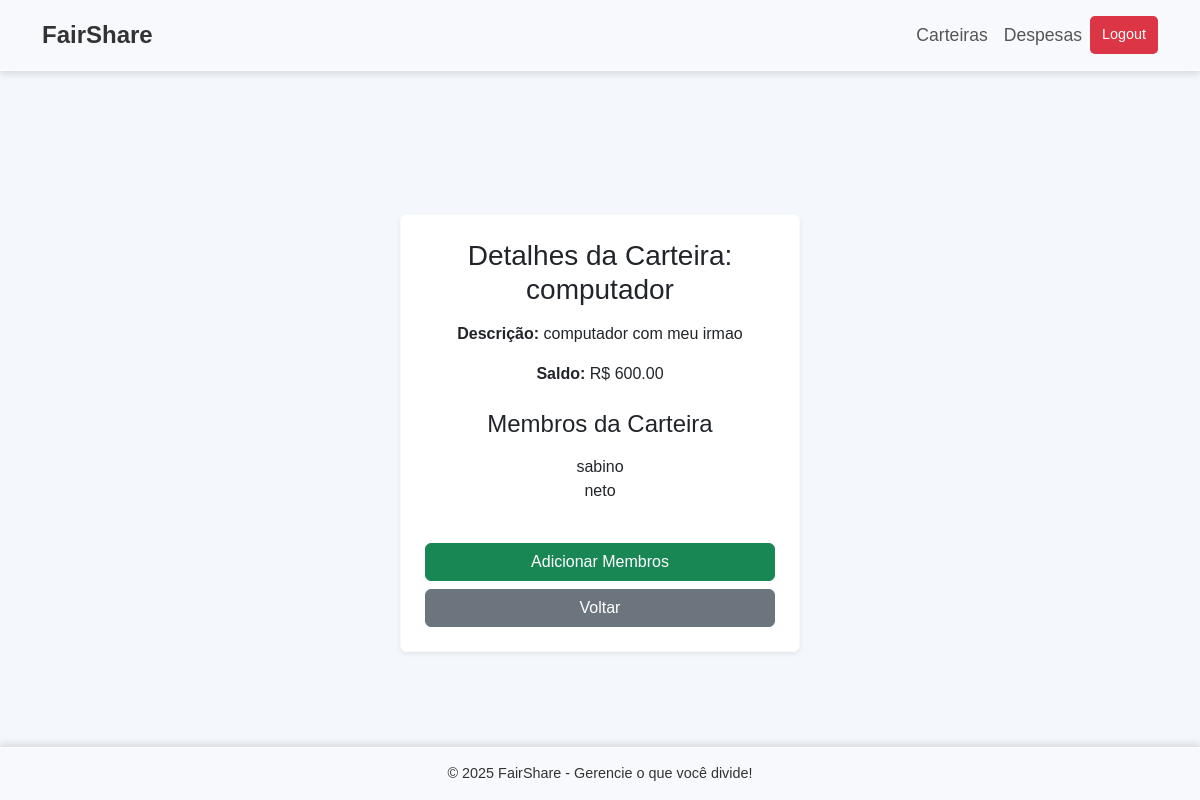
The page /wallets/2/ (signed in) on the database its author committed.
### core/models.py (models this page shows, shortened)
class Wallet(models.Model):
    name = models.CharField(max_length=255)
    description = models.TextField(blank=True, null=True)
    balance = models.DecimalField(max_digits=10, decimal_places=2, default=0)
    members = models.ManyToManyField(User, related_name="core_wallets")

### core/views.py (the view)
# urls.py: path('wallets/<int:wallet_id>/', views.wallet_detail, name='wallet_detail'),
@login_required
def wallet_detail(request, wallet_id):
    wallet = get_object_or_404(Wallet, id=wallet_id, members=request.user)
    return render(request, 'core/wallet_detail.html', {'wallet': wallet})

### templates/core/wallet_detail.html (shortened to what this page needs)
{% extends "base.html" %}
{% block content %}
<div class="container mt-5">
    <div class="card shadow-sm border-light rounded p-4" style="max-width: 400px; margin: 0 auto;">
        <h3 class="font-weight-bold text-dark mb-3">Detalhes da Carteira: {{ wallet.name }}</h3>
        <p class="text-dark mb-3"><strong>Descrição:</strong> {{ wallet.description }}</p>
        <p class="text-dark mb-4"><strong>Saldo:</strong> R$ {{ wallet.balance }}</p>
        <h4 class="font-weight-bold text-dark mb-3">Membros da Carteira</h4>
        <ul class="list-unstyled mb-4">
            {% for member in wallet.members.all %}
                <li class="text-dark">{{ member.username }}</li>
            {% endfor %}
        </ul>
        <div class="d-grid gap-2 mt-3">
            <a href="{% url 'core:add_members' wallet.id %}" class="btn btn-success">Adicionar Membros</a>
            <a href="{% url 'core:wallet_list' %}" class="btn btn-secondary">Voltar</a>
        </div>
    </div>
</div>
{% endblock %}

### templates/base.html (style rules this page uses)
body { background-color: #f4f7fc; font-family: 'Arial', sans-serif; display: flex; flex-direction: column; min-height: 100vh; }

### rows shown on the page
Wallet: name "computador", description "computador com meu irmao", balance "600.00"

### other values the page prints
{{ member.username }} "sabino"
{{ member.username }} "neto"
